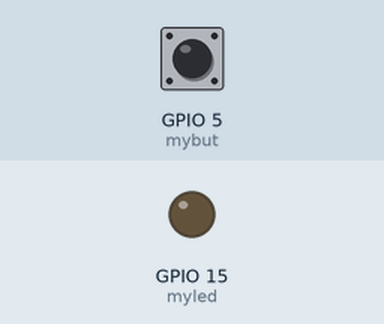
The program below on a simulated ESP32. On the bench: output pins drawn as LEDs (lit = HIGH). The test bench sets the inputs (shaded band); at power-on: GPIO 5 (mybut) HIGH.

Above: at 1.2 s.
1.3 s: GPIO 5 (mybut) pulled LOW for 0.15 s
At 1.37 s:
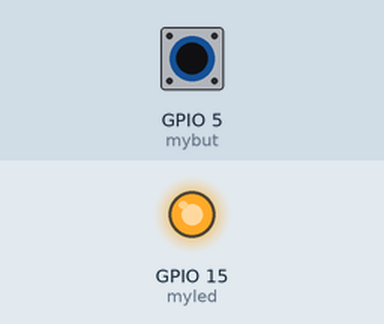
2.9 s: GPIO 5 (mybut) pulled LOW for 3.2 s
At 6.7 s:
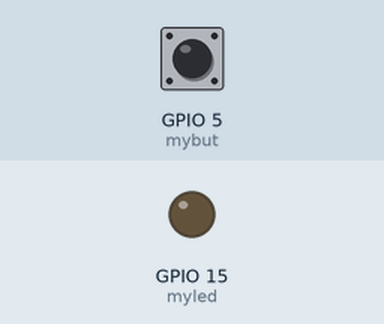
Timing chart, 0 to 8.2 s (numbered marks = the images above; inputs shaded):
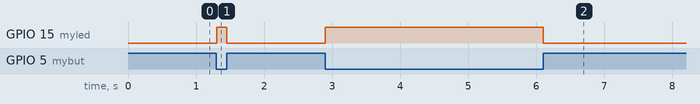

Measured:
- after the input at 1.3 s, GPIO 15 (myled): LOW → HIGH at once, → LOW 0.15 s later
- after the input at 2.9 s, GPIO 15 (myled): LOW → HIGH at once, → LOW 3.2 s later

The program:

main.cpp
```cpp
#include <Arduino.h>

//led가 15번핀에 연결되어있고
//버튼이 5번핀에 연결되었을때 코드작성

#define myled 15
#define mybut 5


void setup() {

  //핀의 방향 지정
  pinMode(myled,OUTPUT);
  //esp32의 내부 풀업저항을 이용해서 버튼을 인식시키는 방법
  //주의 모든 디지털핀에 풀업저항이 걸려있는게 아니다 풀업 저항이 걸려있는 핀을 찾아서 꼽아야한다
  pinMode(mybut,INPUT_PULLUP);


}

void loop() {

//버튼이 안눌려지면 high, 버튼이 눌려지면 low 신호가 나온다
//esp32는 핀을 검수할수있다
bool btn_state = digitalRead(mybut);

switch (btn_state)
{
case HIGH/* constant-expression */:
  /* code */
  digitalWrite (myled,LOW);
  break;

  case LOW:
  digitalWrite (myled,HIGH);


  break;


}


//만약에 버튼이 눌러지면 led를 켜고
//안눌려지면 led를 끈다


}
```
